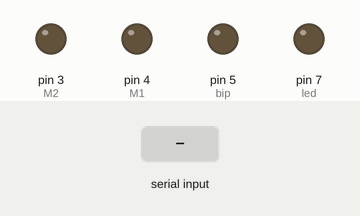
Simulated run of this sketch. Board: Arduino Uno, built with avr-gcc and run on an emulated ATmega328P. Parts: output pins drawn as LEDs (lit = HIGH). Dashed ring = blinking. The inputs (shaded band) are chosen by the test bench. What the sketch prints to the serial monitor is not drawn.

Above: at 1.2 s.
1.3 s: "3" received over the second serial link
At 1.45 s:
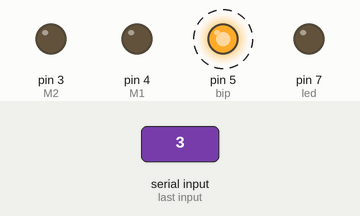
4.3 s: "1" received over the second serial link
At 5.5 s:
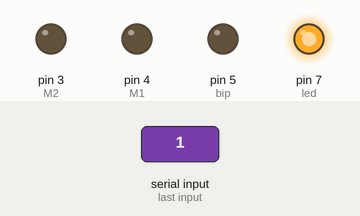
5.8 s: "5" received over the second serial link
At 6.8 s:
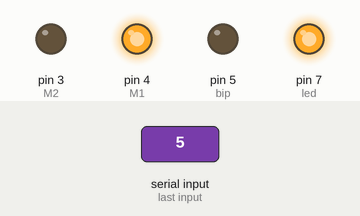
7.3 s: "2" received over the second serial link
At 8.1 s:
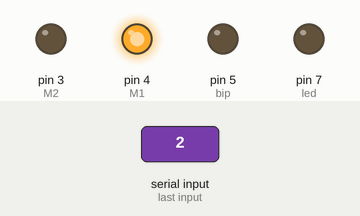
8.8 s: "6" received over the second serial link
At 9.4 s:
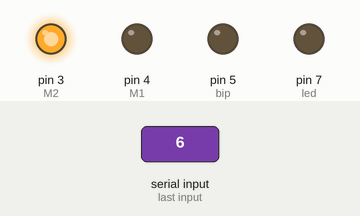
10.3 s: "4" received over the second serial link
At 10.56 s:
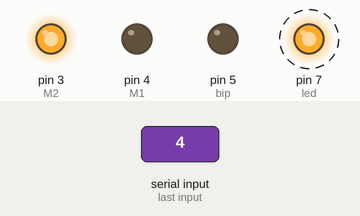
Timing chart, 0 to 13.3 s (numbered marks = the images above; inputs shaded):
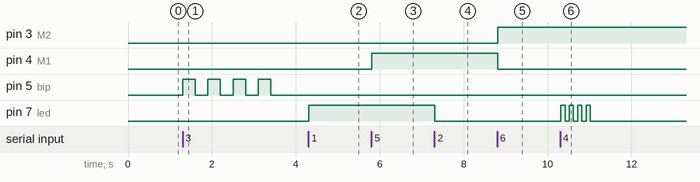

The sketch:

TesteModuloBluetooth.ino
```cpp
/*
 *    AUTOR:   Wesley Mar.
 *    LINK:
 *    COMPRE:
 *    SKETCH:  Arduino - teste modulo bluetooth
 *    DATA:    29/03/2023
*/


#include <SoftwareSerial.h> // Biblioteca que permite usar outros pinos como porta TR, RX

SoftwareSerial bt_serial1(10, 11); // (RX, TX) - esses são os novos pino

// definindo portas
int led = 7;
int bip = 5;
int M1 = 4;
int M2 = 3;
int i = 0;


void Leds(){ // Função apra piscar led
  digitalWrite(led, HIGH);
  delay(100);
  digitalWrite(led,LOW);
  delay(100);
  digitalWrite(led, HIGH);
  delay(100);
  digitalWrite(led,LOW);
  delay(100);
  digitalWrite(led, HIGH);
  delay(100);
  digitalWrite(led,LOW);
  delay(100);
  digitalWrite(led, HIGH);
  delay(100);
  digitalWrite(led,LOW);
  delay(100);
  }

void Bip() { // Função para buzinar
    digitalWrite(bip, HIGH);
    delay(300);
    digitalWrite(bip, LOW);
    delay(300);
    digitalWrite(bip, HIGH);
    delay(300);
    digitalWrite(bip, LOW);
    delay(300);
     digitalWrite(bip, HIGH);
    delay(300);
    digitalWrite(bip, LOW);
    delay(300);
    digitalWrite(bip, HIGH);
    delay(300);
    digitalWrite(bip, LOW);
    delay(300);
  }

void Frente (){ //Função que vai pra frente
  digitalWrite(M1, HIGH);
  digitalWrite(M2, LOW);
  //analogWrite(MdireitoF4, VelocidadeME - 3);
  }
void Tras (){ //Função que vai pra tras
  digitalWrite(M2, HIGH);
  digitalWrite(M1, LOW);
  //analogWrite(MdireitoT3, VelocidadeME);
  }
void Para(){ //Função que faz o carro para
  digitalWrite(M2, LOW);
  digitalWrite(M1, LOW);
}

void setup() { // definindo entradas e saidas
  // put your setup code here, to run once:
pinMode (led, OUTPUT);
pinMode (bip, OUTPUT);
pinMode (M1, OUTPUT);
pinMode (M2, OUTPUT);
bt_serial1.begin(9600); // ativando novas portas seriais
Serial.begin(9600);
}


void loop() { // Loop do codigo
  // put your main code here, to run repeatedly:
  int C = bt_serial1.read(); // um C inteiro recebe a leitura serial

  if(C == 49 ) {digitalWrite(led, HIGH);}
  if (C == 50 ){digitalWrite(led, LOW);}
  if (C == 51 ){
    Bip();
    Para();}
  if (C == 52 ){Leds();}
  if (C == 53 ){Frente();}
  if (C == 54 ){Tras();}


  Serial.println(bt_serial1.read()); // monitor serial da leitira
  Serial.println(C); // monitor serial do bluetooth
  delay(100);
}
```

Measured:
- after the input at 1.3 s, pin 5 (bip): alternates HIGH for 0.30 s and LOW for 0.30 s, 8 changes in all, then stays LOW, starting at once
- after the input at 4.3 s, pin 7 (led): LOW → HIGH at once
- after the input at 5.8 s, pin 4 (M1): LOW → HIGH at once
- after the input at 7.3 s, pin 7 (led): HIGH → LOW at once
- after the input at 8.8 s, pin 3 (M2): LOW → HIGH at once; pin 4 (M1): HIGH → LOW at once
- after the input at 10.3 s, pin 7 (led): alternates HIGH for 0.10 s and LOW for 0.10 s, 8 changes in all, then stays LOW, starting at once
